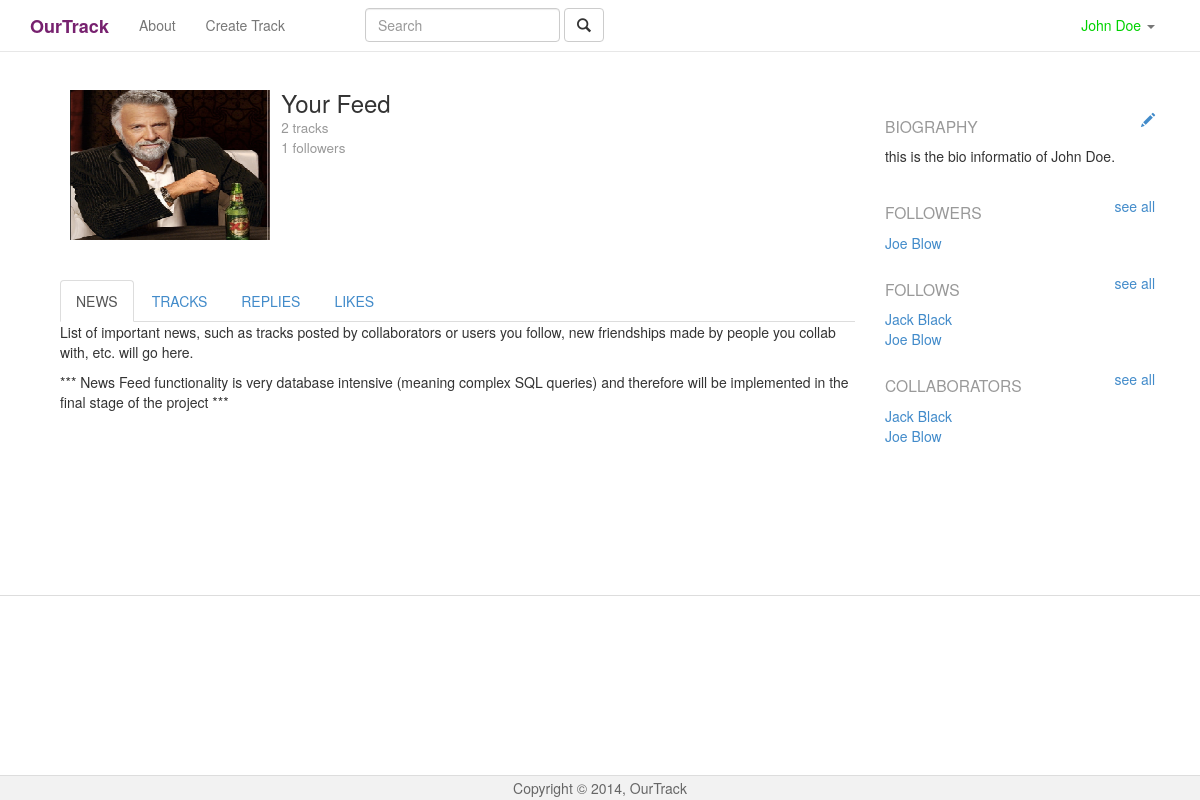
Page /dashboard.php (signed in) on the committed database.
### tables this page shows
CREATE TABLE `users` (
  `id` int(11) NOT NULL AUTO_INCREMENT,
  `email` varchar(60) NOT NULL,
  `username` varchar(60) NOT NULL,
  `password` varchar(65) NOT NULL,
  `salt` varchar(32) NOT NULL,
  `bio` text NOT NULL,
  `picture` varchar(25) NOT NULL,
  PRIMARY KEY (`id`),
  UNIQUE KEY `email` (`email`)
);

### classes/Database.php (called while the page is built, shortened)
<?php
class Database {
	private static $instance = null;
	private $pdo;
	private $error = false;
	private $results;
	private $count = 0;
	private function __construct() {
		try {
			$this->pdo = new PDO('mysql:host=127.0.0.1;dbname=OurTrack', 'root', 'root');
		} catch (PDOException $e) {
			die($e->getMessage());
		}
	}
	public static function getInstance() {
		if (!isset(self::$instance)) {
			self::$instance = new Database();
		}
		return self::$instance;
	}
	public function fetchToClass($sql, $class) {
		$this->query = $this->pdo->query($sql);
		if ($this->query->execute()) {
			$this->results = $this->query->fetchAll(PDO::FETCH_CLASS, $class);
			$this->count = $this->query->rowCount();
		}
		return $this->results;
	}
	public function query($sql, $params = array()) {
		$this->error = false;
		if ($this->query = $this->pdo->prepare($sql)) {
			if (count($params)) {
				$count = 1;
				foreach ($params as $param) {
					$this->query->bindValue($count, $param);
					$count++;
				}
			}
			if ($this->query->execute()) {
				$this->results = $this->query->fetchAll(PDO::FETCH_OBJ);
				$this->count = $this->query->rowCount();
			} else {
				$this->error = true;
			}
		}
		return $this;
	}
	public function action($action, $table, $where = array()) {
		if (count($where) === 3) {
			$operators = array('=', '>', '<', '<=', '>=');
			$column = $where[0];
			$operator = $where[1];
			$value = $where[2];
			if (in_array($operator, $operators)) {
				$sql = "{$action} FROM {$table} WHERE {$column} {$operator} ?";
				if (!$this->query($sql, array($value))->error()) {
					return $this;
				}
			}
		}
	}
	public function get($table, $where) {
		return $this->action("SELECT *", $table, $where);
	}
	public function error() {
		return $this->error;
	}
	public function count() {
		return $this->count;
	}
	public function results() {
		return $this->results;
	}
	public function first() {
		return $this->results()[0];
	}
}
?>

### classes/User.php (called while the page is built, shortened)
<?php
class User {
	private $db;
	private $loggedIn;
	public function __construct($user = null) {
		$this->db = Database::getInstance();
		$this->sessionName = $GLOBALS['config']['session']['session_name'];
		if (!$user) {
			if (Session::exists($this->sessionName)) {
				$user = Session::get($this->sessionName);
				if ($this->find($user)) {
					$this->loggedIn = true;
				} else {
				}
			}
		} else {
			$this->find($user);
		}
	}
	public function find($user = null) {
		if ($user) {
			$field = (is_numeric($user)) ? 'id' : 'email';
			$data = $this->db->get('users', array($field, '=', $user));
			if ($data->count()) {
				$this->id = $data->first()->id;
				$this->username = $data->first()->username;
				$this->bio = $data->first()->bio;
				$this->picture = $data->first()->picture;
				return true;
			}
		}
		return false;
	}
	public function isLoggedIn() {
		return $this->loggedIn;
	}
}
?>

### classes/Session.php (called while the page is built, shortened)
<?php
class Session {
	public static function exists($key) {
		return (isset($_SESSION[$key])) ? true : false;
	}
	public static function get($key) {
		return $_SESSION[$key];
	}
}
?>

### dashboard.php (the view, shortened to what this page needs)
<?php
  $user = new User();
  if (!$user->isloggedIn()) {
    Redirect::to('login.php');
  } else {
    $tracks = Database::getInstance()->fetchToClass("SELECT * FROM tracks WHERE `owner_id`=".$user->id, 'Track');
    $likes = Database::getInstance()->fetchToClass("SELECT * FROM tracks WHERE `id` IN (SELECT `track_id` FROM likes WHERE `user_id`=".$user->id.")", 'Track');
    $followers = Database::getInstance()->query("SELECT `username`, `id` FROM users WHERE `id` IN (SELECT `follower_id` FROM followers WHERE `user_id`=".$user->id.")")->results();
    $follows = Database::getInstance()->query("SELECT `username`, `id` FROM users WHERE `id` IN (SELECT `user_id` FROM followers WHERE `follower_id`=".$user->id.")")->results();
    $user1results = Database::getInstance()->query("SELECT `user1_id` FROM collaborators WHERE `user2_id`=".$user->id)->results();
    $allIds = array();
    foreach($user1results as $user1result) {
      array_push($allIds, $user1result->user1_id);
    }
    $collaborators = Database::getInstance()->query("SELECT `username`, `id` FROM users WHERE `id` IN (".implode(',', $allIds).")")->results();
  }
?>
<!DOCTYPE html>
<html>
  <head>
  	<link href="bootstrap/css/bootstrap.min.css" rel="stylesheet" media="screen">
    <link href="css/mainLayout.css" rel="stylesheet">
    <link href="css/profile.css" rel="stylesheet">
    <link href="css/profileTrack.css" rel="stylesheet">
  </head>
  <body>
  	<?php include 'includes/header.php' ?>
    <div class="container" style="margin-top: 2.857em;">
      <div class="col-xs-9" style="margin-bottom: 5.714em;">
        <div class="col-xs-12" style="height: 10.714em; padding-left: 1.786em; margin-bottom: 2.857em;">
          <div class="col-xs-3" style="padding:0em;" id="profilePictureContainer">
            <img id="profilePicture" width="200" height="150" src=<?php echo '"profileImages/'.$user->picture.'"'; ?> alt="profile picture">
            <form method="POST" action="#" accept-charset="UTF-8" id="pictureForm" enctype="multipart/form-data">
            </form>
          </div>
          <div class="col-xs-9">
            <h3 style="margin: 0em;"> Your Feed </h3>
            <h4 style="margin: 0em;"> <small> <?php echo count($tracks) ?> tracks </small> </h4>
            <h4 style="margin: 0em;"> <small> <?php echo count($followers) ?> followers </small> </h4>
          </div>
        </div>
        <div class="col-xs-12">
          <ul class="nav nav-tabs">
              <li class="active"><a href="#news" data-toggle="tab">NEWS</a></li>
              <li><a href="#tracks" data-toggle="tab">TRACKS</a></li>
              <li><a href="#replies" data-toggle="tab">REPLIES</a></li>
              <li><a href="#likes" data-toggle="tab">LIKES</a></li>
          </ul>
        </div>
        <div class="tab-content">
          <div class="tab-pane fade in active" id="news">
            <div class="col-xs-12">
              <p> List of important news, such as tracks posted by collaborators or users you follow, new friendships made by people you collab with,
                etc. will go here.
              </p>
              <p>
                *** News Feed functionality is very database intensive (meaning complex SQL queries) and therefore will be implemented in the final stage of the
                 project ***
              </p>
            </div>
          </div>
        </div>
      </div>
      <div class="col-xs-3">
        <div class="row">
          <div class="col-xs-12">
            <div class="row">
              <div class="col-xs-6 sideHeader">
                <h3> <small> BIOGRAPHY </small> </h3>
              </div>
              <div class="col-xs-6 seeAllButton">
                <a href="" data-toggle="modal" data-target="#bioModal"> <span class="glyphicon glyphicon-pencil"></span></a>
              </div>
            </div>
            <div class="row">
              <p id="userBio">
                <?php echo $user->bio ?>
              </p>
            </div>
          </div>
        </div>
        <div class="row">
          <div class="col-xs-12">
            <div class="row">
              <div class="col-xs-6 sideHeader">
                <h3> <small> FOLLOWERS </small> </h3>
              </div>
              <div class="col-xs-6 seeAllButton">
                <a href="" data-toggle="modal" data-target="#followersModal">see all</a>
              </div>
            </div>
            <div class="row">
              <?php
                foreach($followers as $follower) {
                  echo '<a href="profile.php?id='.$follower->id.'">';
                  echo $follower->username;
                  echo '</a><br>';
                }
              ?>
            </div>
          </div>
        </div>
        <div class="row">
          <div class="col-xs-12">
            <div class="row">
              <div class="col-xs-6 sideHeader">
                <h3> <small> FOLLOWS </small> </h3>
              </div>
              <div class="col-xs-6 seeAllButton">
                <a href="" data-toggle="modal" data-target="#followsModal">see all</a>
              </div>
            </div>
            <div class="row">
              <?php
                foreach($follows as $follow) {
                  echo '<a href="profile.php?id='.$follow->id.'">';
                  echo $follow->username;
                  echo '</a><br>';
                }
              ?>
            </div>
          </div>
        </div>
        <div class="row">
          <div class="col-xs-12">
            <div class="row">
              <div class="col-xs-6 sideHeader">
                <h3> <small> COLLABORATORS </small> </h3>
              </div>
              <div class="col-xs-6 seeAllButton">
                <a href="" data-toggle="modal" data-target="#collaboratorsModal">see all</a>
              </div>
            </div>
            <div class="row">
              <?php
                foreach($collaborators as $collaborator) {
                  echo '<a href="profile.php?id='.$collaborator->id.'">';
                  echo $collaborator->username;
                  echo '</a><br>';
                }
              ?>
            </div>
          </div>
        </div>
      </div>
    </div>
  	<?php include 'includes/footer.php'; ?>
  </body>
</html>

### includes/header.php (shortened to what this page needs)
<nav class="navbar navbar-default navbar-fixed-top" role="navigation">
  <div class="container">
    <div class="navbar-header">
      <a class="navbar-brand" href="home.php"><strong>OurTrack</strong></a>
    </div>
    <div class="collapse navbar-collapse" id="bs-navbar-collapse-1">
      <ul class="nav navbar-nav">
        <li><a href="about.php">About</a></li>
        <li><a href="create.php"> Create Track</a></li>
      </ul>
      <ul class="nav navbar-nav">
        <li><div id="spacer"></div></li>
      </ul>
      <form class="navbar-form navbar-left" role="search">
          <div class="form-group">
            <input type="text" class="form-control" placeholder="Search">
          </div>
          <button type="submit" class="btn btn-default">
            <span class="glyphicon glyphicon-search"></span>
          </button>
        </form>
      <ul class="nav navbar-nav navbar-right">
        <?php
          $headerUser = new User();
          if ($headerUser->isLoggedIn()) { ?>
            <li class="dropdown">
              <a href="#" class="dropdown-toggle" style="color:rgb(0, 210, 0);" data-toggle="dropdown">
                 <?php echo $headerUser->username; ?>
                <b class="caret"></b>
              </a>
            </li>
          <?php } else { ?>
            <li><a href="signup.php"> Sign Up </a></li>
            <li><a href="login.php"> Log In </a></li>
          <?php }
        ?>
      </ul>
    </div>
  </div>
</nav>

### css/mainLayout.css (style rules this page uses)
html { position: relative; min-height: 100%; }
body { margin-bottom: 205px; background: rgb(248, 248, 248); padding-top: 50px; }
.navbar-default { background: #fff; }
.navbar-default .navbar-brand { color: #77216F; }
#spacer { height: 10px; width: 50px; }

### css/profile.css (style rules this page uses)
body { background: #fff; }
#userBio { padding-left: 0em; }
.sideHeader { padding-left: 0em; }
.seeAllButton { padding-top: 1.429em; text-align: right; }

### rows in the picture
users: username "John Doe", picture (picture), bio "this is the bio informatio of John Doe."
users: username "Joe Blow"
users: username "Jack Black"

### other values in the picture
count($tracks) "2"
count($followers) "1"
